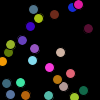
Frame 1 (no input)
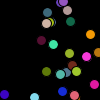
Frame 60 (the mouse pressed at the canvas centre just before this capture)
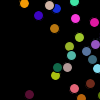
Frame 120 (the mouse held since frame 60 and released just before this capture)

The Processing sketch that drew these frames (run headless with seeded random() and noise(); from frame 60 on, the mouse is pressed at the canvas centre):

// Processing sketch: Balls
// ── Balls.pde
class Ball {

  float x;
  float y;
  float rad;
  color c;
  float dx;
  float dy;
  int state;

  Ball() {
    x = random((width-rad) + rad/2);
    y = random((height-rad) + rad/2);
    dx = random(10)-5;
    dy = random(10)-5;
    rad = 10;
    float r = random(256);
    float g = random(256);
    float b = random(256);
    c = color(r,g,b);
    state = 0;
    
    fill(c);
    ellipse(x,y,rad,rad);
  }

  void move() {
    ellipse(x,y,rad,rad);
    fill(c);
    x = x + dx;
    y = y + dy;
    bounce();
    
  }
  
  void change(){
    ellipse(x, y, rad, rad);
     fill(c);
    if (get((int)x, (int)y) != color(0)){
      state = 1; 
    } 
  }
  
  void halt(){
    ellipse(x,y,rad,rad);
    fill(c);
     dx = 0;
     dy = 0;
     state = 2;
  }
  
  
  void bounce() {
    if (x > width || x < 0) {
      dx = -1 * dx;
    }
    if (y > height || y < 0) {
      dy = -1 * dy; 
    }
  }
  
  void grow(){
     ellipse(x, y, rad, rad);
     fill(c);
     rad += 1;
     if (rad > 21){
       state = 3; 
     }
  }
  
  void shrink(){
    ellipse(x, y, rad, rad);
     fill(c);
     rad -= 1;
     if (rad < 0){
      rad = 0; 
     }
  }
  
 
}
// ── ChainReaction.pde
Ball[] balls;

boolean reactionStarted;

void setup(){
     //size(600, 600);
     background(random(256));
     reactionStarted = false;
     balls = new Ball[25];
     for (int i = 0; i < balls.length; i++){
        balls[i] = new Ball(); 
     }
     
  }

void draw(){
   background(0);

   for (int i = 0; i < balls.length; i ++){
      if (balls[i].state == 0){
         balls[i].move(); 
      }
      if (reactionStarted && balls[i].state == 0){
         balls[i].change(); 
      }
      else if (balls[i].state == 1 && reactionStarted){
          balls[i].halt();
      }
      else if (balls[i].state == 2){
          balls[i].grow();
      }
      else if (balls[i].state == 3){
         balls[i].shrink();
      }
   }
}
void mouseClicked() {
   reactionStarted = true;
}
